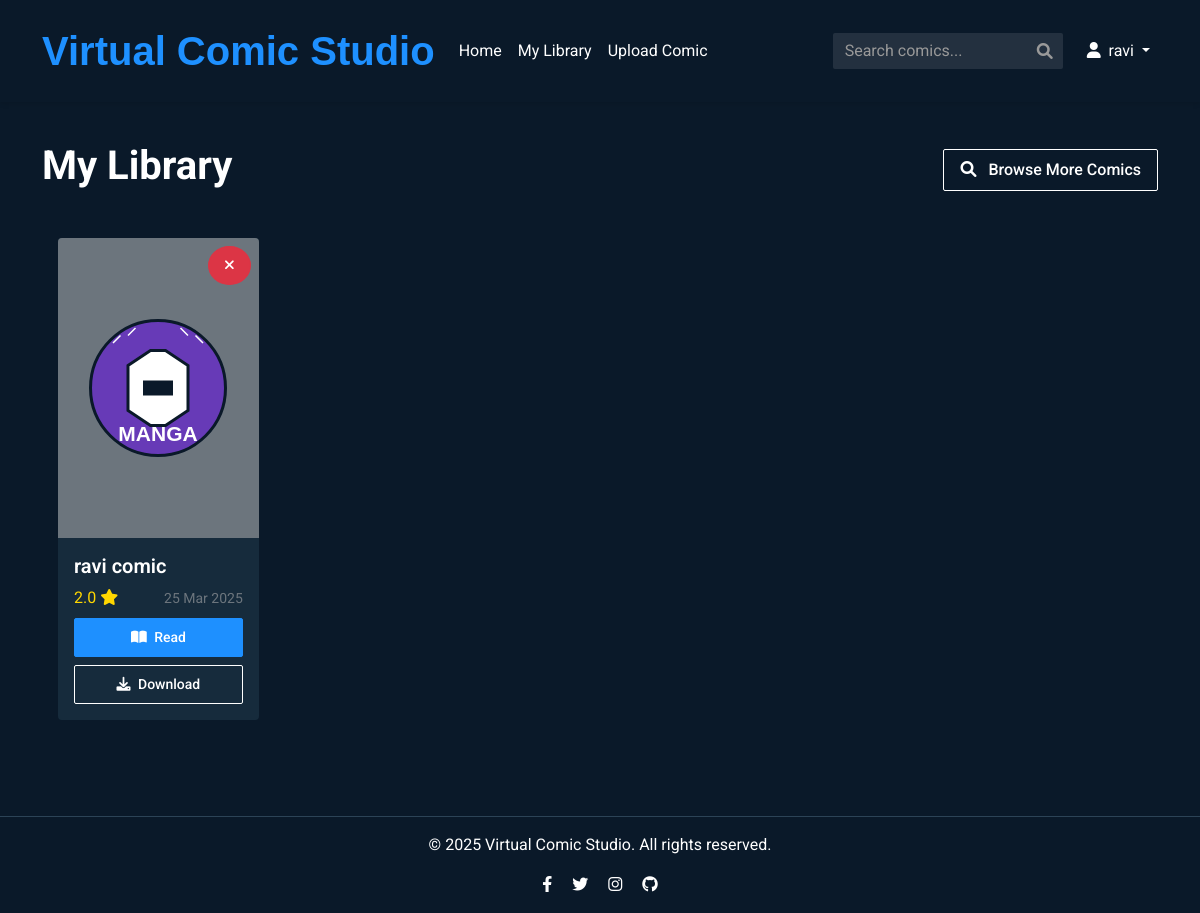
/library (signed in), run on an earlier commit of the app's database.
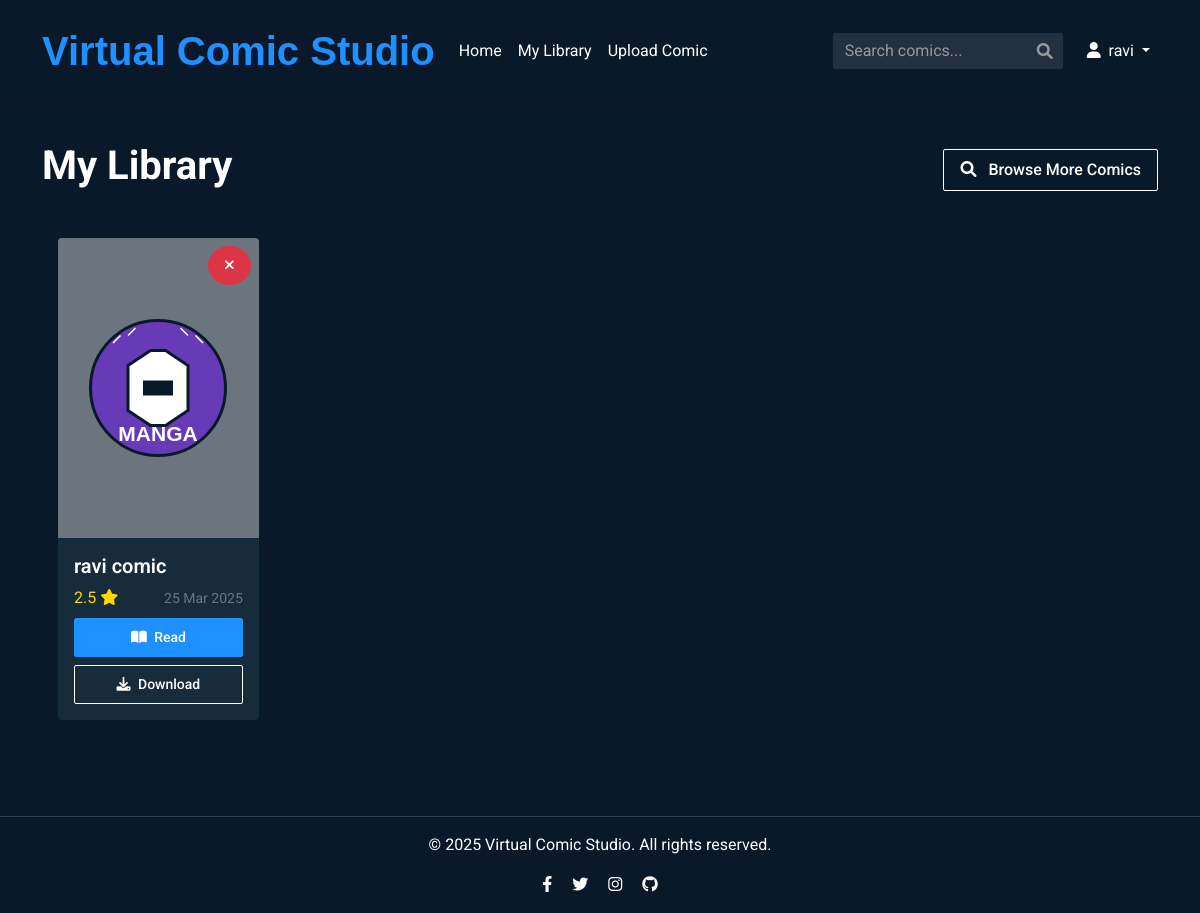
And on a later commit of the database.
### models.py (models this page shows, shortened)
class Comic(db.Model):
    id = db.Column(db.Integer, primary_key=True)
    title = db.Column(db.String(100), nullable=False)
    description = db.Column(db.Text, nullable=False)
    filename = db.Column(db.String(255), nullable=False, unique=True)
    owner_id = db.Column(db.Integer, db.ForeignKey('user.id'), nullable=False)
    upload_date = db.Column(db.DateTime, default=datetime.datetime.utcnow)
    views = db.Column(db.Integer, default=0)
    logo_id = db.Column(db.Integer, default=1) # Logo ID (1-5)
    reviews = db.relationship('Review', backref='comic', lazy='dynamic', cascade='all, delete-orphan')
    def get_average_rating(self):
        reviews = self.reviews.all()
        if not reviews:
            return 0
        return sum(review.rating for review in reviews) / len(reviews)

### routes.py (the view)
@app.route('/library')
@login_required
def library():
    user_library = current_user.library_comics.all()
    return render_template('library.html', comics=user_library)

### app.py (called while the page is built)
@login_manager.user_loader
def load_user(user_id):
    return User.query.get(int(user_id))

### templates/library.html (shortened to what this page needs)
{% extends "layout.html" %}
{% block content %}
<div class="d-flex justify-content-between align-items-center mb-4">
    <h1>My Library</h1>
    <a href="{{ url_for('index') }}" class="btn btn-outline-light">
        <i class="fas fa-search me-2"></i> Browse More Comics
    </a>
</div>
{% if comics|length > 0 %}
<div class="comics-grid">
    {% for comic in comics %}
    <div class="comic-card">
        <div class="card">
            <div class="position-relative">
                <a href="{{ url_for('comic_details', comic_id=comic.id) }}">
                    <div class="card-img-container bg-secondary d-flex align-items-center justify-content-center">
                        <img src="{{ url_for('static', filename='images/logo' + (comic.logo_id|string if comic.logo_id else '1') + '.svg') }}"
                             alt="{{ comic.title }}" class="comic-logo-display">
                    </div>
                </a>
                <div class="position-absolute top-0 end-0 p-2">
                    <a href="{{ url_for('remove_from_library', comic_id=comic.id) }}" class="btn btn-sm btn-danger rounded-circle" title="Remove from library">
                        <i class="fas fa-times"></i>
                    </a>
                </div>
            </div>
            <div class="card-body">
                <h5 class="card-title">{{ comic.title }}</h5>
                <div class="d-flex justify-content-between align-items-center mb-2">
                    <div class="comic-rating">
                        {% set rating = comic.get_average_rating()|round(1) %}
                        <span>{{ rating }}</span>
                        <i class="fas fa-star"></i>
                    </div>
                    <small class="text-muted">{{ comic.upload_date.strftime('%d %b %Y') }}</small>
                </div>
                <div class="d-grid gap-2">
                    <a href="{{ url_for('read_comic', comic_id=comic.id) }}" class="btn btn-primary btn-sm">
                        <i class="fas fa-book-open me-1"></i> Read
                    </a>
                    <a href="{{ url_for('uploaded_file', filename=comic.filename) }}" class="btn btn-outline-light btn-sm" download>
                        <i class="fas fa-download me-1"></i> Download
                    </a>
                </div>
            </div>
        </div>
    </div>
    {% endfor %}
</div>
{% endif %}
{% endblock %}

What changed in the data, as far as the page shows it:
changed Comic "ravi comic": rating "2.0" → "2.5"
